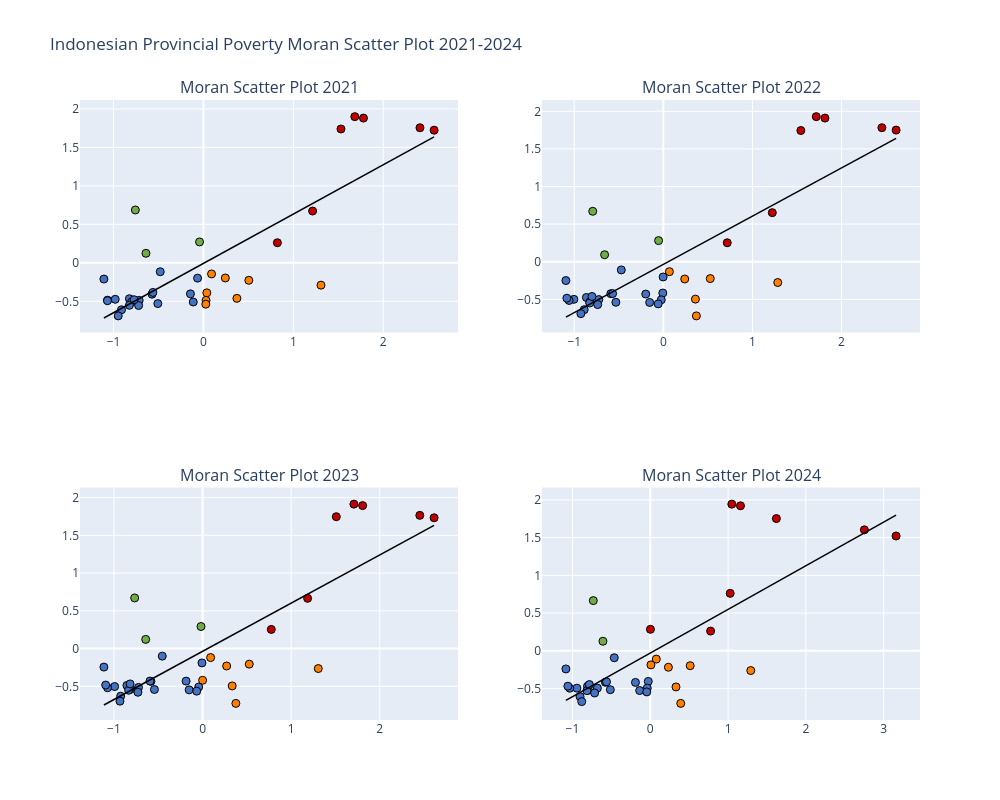

The cell this chart's notebook holds for it:
### Code cell
years = sorted(df['year'].unique())
fig_scatter = make_subplots(rows=2, cols=2, subplot_titles=[f'Moran Scatter Plot {y}' for y in years])

for idx, year in enumerate(years):
    row_idx = (idx // 2) + 1
    col_idx = (idx % 2) + 1
    
    df_t = df[df['year'] == year].copy().reset_index(drop=True)
    coords_t = list(zip(df_t['lon'].values, df_t['lat'].values))
    W_t = KNN.from_array(coords_t, k=5)
    W_t.transform = 'r'

    y = df_t['poverty_rate'].values
    moran = Moran(y, W_t, permutations=999)

    y_std = (y - y.mean()) / y.std()
    lag_y_std = libpysal.weights.lag_spatial(W_t, y_std)

    colors = []
    for yi, lyi in zip(y_std, lag_y_std):
        if yi >= 0 and lyi >= 0: colors.append('#C00000') # HH
        elif yi < 0 and lyi < 0: colors.append('#4472C4') # LL
        elif yi >= 0 and lyi < 0: colors.append('#FF7F00') # HL
        else: colors.append('#70AD47') # LH

    fig_scatter.add_trace(go.Scatter(x=y_std, y=lag_y_std, mode='markers', marker=dict(color=colors, size=8, line=dict(width=1, color='black')), showlegend=False), row=row_idx, col=col_idx)
    
    # regression line
    slope, intercept, r, p, se = stats.linregress(y_std, lag_y_std)
    x_line = np.array([y_std.min(), y_std.max()])
    fig_scatter.add_trace(go.Scatter(x=x_line, y=slope*x_line + intercept, mode='lines', line=dict(color='black', width=1.5), showlegend=False), row=row_idx, col=col_idx)

fig_scatter.update_layout(height=800, width=1000, title_text='Indonesian Provincial Poverty Moran Scatter Plot 2021-2024')
fig_scatter.write_json(OUTPUT_DIR / 'plot_moran_scatter.json')
fig_scatter.show()

### Figure 1 — Plotly figure (JSON) as saved in the notebook; plotly's stock layout.template omitted (floating-point values rounded to 4 significant figures)
{"data": [{"marker": {"color": ["#4472C4", "#4472C4", "#4472C4", "#4472C4", "#FF7F00", "#FF7F00", "#FF7F00", "#4472C4", "#4472C4", "#4472C4", "#4472C4", "#4472C4", "#FF7F00", "#4472C4", "#4472C4", "#4472C4", "#FF7F00", "#FF7F00", "#4472C4", "#4472C4", "#4472C4", "#4472C4", "#4472C4", "#70AD47", "#FF7F00", "#4472C4", "#70AD47", "#FF7F00", "#4472C4", "#C00000", "#70AD47", "#C00000", "#C00000", "#C00000", "#C00000", "#C00000", "#C00000"], "line": {"color": "black", "width": 1}, "size": 8}, "mode": "markers", "showlegend": false, "type": "scatter", "x": [-0.507, -0.8232, -0.7143, -0.5718, 0.03773, 0.3722, 0.02934, -0.981, -0.9109, -1.066, -0.5619, -0.1131, 0.0263, -0.1444, -0.7996, -1.107, 0.2434, 1.307, -0.7204, -0.9474, -1.067, -0.8232, -0.7707, -0.6389, 0.0903, -0.4804, -0.04304, 0.5048, -0.06513, 0.8225, -0.757, 1.53, 1.214, 1.683, 1.779, 2.408, 2.565], "xaxis": "x", "y": [-0.5296, -0.4664, -0.4881, -0.4077, -0.3902, -0.4618, -0.4874, -0.4741, -0.6105, -0.4853, -0.3847, -0.5092, -0.5371, -0.4034, -0.5084, -0.211, -0.1969, -0.2904, -0.5544, -0.6893, -0.4921, -0.552, -0.4796, 0.1235, -0.1445, -0.116, 0.2713, -0.2274, -0.1991, 0.261, 0.6864, 1.739, 0.6729, 1.899, 1.88, 1.754, 1.723], "yaxis": "y"}, {"line": {"color": "black", "width": 1.5}, "mode": "lines", "showlegend": false, "type": "scatter", "x": [-1.107, 2.565], "xaxis": "x", "y": [-0.717, 1.636], "yaxis": "y"}, {"marker": {"color": ["#FF7F00", "#4472C4", "#4472C4", "#4472C4", "#4472C4", "#4472C4", "#FF7F00", "#4472C4", "#4472C4", "#4472C4", "#4472C4", "#4472C4", "#4472C4", "#4472C4", "#4472C4", "#4472C4", "#4472C4", "#FF7F00", "#FF7F00", "#4472C4", "#4472C4", "#4472C4", "#4472C4", "#4472C4", "#70AD47", "#FF7F00", "#4472C4", "#70AD47", "#FF7F00", "#4472C4", "#C00000", "#70AD47", "#C00000", "#C00000", "#C00000", "#C00000", "#C00000", "#C00000"], "line": {"color": "black", "width": 1}, "size": 8}, "mode": "markers", "showlegend": false, "type": "scatter", "x": [0.3712, -0.5328, -0.8635, -0.7241, -0.5893, -0.006034, 0.3604, -0.02307, -1.004, -0.8883, -1.058, -0.5692, -0.1532, -0.05793, -0.1974, -0.8232, -1.094, 0.2403, 1.284, -0.7365, -0.9255, -1.083, -0.8263, -0.8008, -0.659, 0.06833, -0.4716, -0.05328, 0.5269, -0.002161, 0.7174, -0.7923, 1.544, 1.223, 1.717, 1.814, 2.453, 2.613], "xaxis": "x2", "y": [-0.7196, -0.5388, -0.4748, -0.5027, -0.4243, -0.4158, -0.4971, -0.5061, -0.4999, -0.6373, -0.5145, -0.4231, -0.5411, -0.5602, -0.4294, -0.532, -0.2502, -0.2294, -0.2761, -0.5693, -0.6897, -0.4846, -0.5486, -0.462, 0.09342, -0.1318, -0.1086, 0.2812, -0.2235, -0.2025, 0.2525, 0.6705, 1.745, 0.6527, 1.93, 1.91, 1.782, 1.75], "yaxis": "y2"}, {"line": {"color": "black", "width": 1.5}, "mode": "lines", "showlegend": false, "type": "scatter", "x": [-1.094, 2.613], "xaxis": "x2", "y": [-0.7357, 1.64], "yaxis": "y2"}, {"marker": {"color": ["#FF7F00", "#4472C4", "#4472C4", "#4472C4", "#4472C4", "#FF7F00", "#FF7F00", "#4472C4", "#4472C4", "#4472C4", "#4472C4", "#4472C4", "#4472C4", "#4472C4", "#4472C4", "#4472C4", "#4472C4", "#FF7F00", "#FF7F00", "#4472C4", "#4472C4", "#4472C4", "#4472C4", "#4472C4", "#70AD47", "#FF7F00", "#4472C4", "#70AD47", "#FF7F00", "#4472C4", "#C00000", "#70AD47", "#C00000", "#C00000", "#C00000", "#C00000", "#C00000", "#C00000"], "line": {"color": "black", "width": 1}, "size": 8}, "mode": "markers", "showlegend": false, "type": "scatter", "x": [0.3759, -0.5435, -0.8541, -0.7234, -0.5826, 0.0003088, 0.3344, -0.04351, -0.9925, -0.9245, -1.072, -0.5935, -0.1515, -0.06619, -0.1859, -0.8149, -1.114, 0.2718, 1.306, -0.7297, -0.9323, -1.093, -0.8345, -0.8181, -0.642, 0.09107, -0.455, -0.01769, 0.5269, -0.006733, 0.7757, -0.7664, 1.51, 1.186, 1.708, 1.807, 2.452, 2.613], "xaxis": "x3", "y": [-0.7256, -0.5417, -0.4879, -0.514, -0.4334, -0.4198, -0.4945, -0.509, -0.5026, -0.6305, -0.5192, -0.4297, -0.5466, -0.5636, -0.4306, -0.5403, -0.245, -0.2307, -0.2643, -0.5785, -0.6965, -0.4829, -0.5519, -0.468, 0.1219, -0.1189, -0.09999, 0.2925, -0.2061, -0.1897, 0.2538, 0.6711, 1.747, 0.6658, 1.914, 1.894, 1.765, 1.733], "yaxis": "y3"}, {"line": {"color": "black", "width": 1.5}, "mode": "lines", "showlegend": false, "type": "scatter", "x": [-1.114, 2.613], "xaxis": "x3", "y": [-0.747, 1.633], "yaxis": "y3"}, {"marker": {"color": ["#FF7F00", "#4472C4", "#4472C4", "#4472C4", "#4472C4", "#4472C4", "#FF7F00", "#4472C4", "#4472C4", "#4472C4", "#4472C4", "#4472C4", "#4472C4", "#4472C4", "#4472C4", "#4472C4", "#4472C4", "#FF7F00", "#FF7F00", "#4472C4", "#4472C4", "#4472C4", "#4472C4", "#4472C4", "#70AD47", "#FF7F00", "#4472C4", "#C00000", "#FF7F00", "#FF7F00", "#C00000", "#70AD47", "#C00000", "#C00000", "#C00000", "#C00000", "#C00000", "#C00000"], "line": {"color": "black", "width": 1}, "size": 8}, "mode": "markers", "showlegend": false, "type": "scatter", "x": [0.3916, -0.5132, -0.8065, -0.6796, -0.5766, -0.02558, 0.3304, -0.03874, -0.9427, -0.9025, -1.035, -0.5627, -0.1363, -0.04493, -0.1904, -0.7949, -1.084, 0.2329, 1.292, -0.7152, -0.8808, -1.059, -0.8142, -0.7825, -0.6084, 0.07736, -0.4629, 0.002281, 0.5131, 0.008473, 0.7755, -0.7322, 1.621, 1.027, 1.048, 1.159, 2.751, 3.159], "xaxis": "x4", "y": [-0.6957, -0.5147, -0.4683, -0.4937, -0.4167, -0.4045, -0.478, -0.4935, -0.4941, -0.6062, -0.4951, -0.4099, -0.5256, -0.5438, -0.4183, -0.5209, -0.2395, -0.2174, -0.2607, -0.5581, -0.6725, -0.468, -0.5273, -0.4465, 0.1272, -0.1095, -0.09152, 0.2855, -0.1966, -0.1858, 0.2619, 0.6656, 1.752, 0.7614, 1.944, 1.921, 1.603, 1.521], "yaxis": "y4"}, {"line": {"color": "black", "width": 1.5}, "mode": "lines", "showlegend": false, "type": "scatter", "x": [-1.084, 3.159], "xaxis": "x4", "y": [-0.6562, 1.798], "yaxis": "y4"}], "layout": {"annotations": [{"font": {"size": 16}, "showarrow": false, "text": "Moran Scatter Plot 2021", "x": 0.225, "xanchor": "center", "xref": "paper", "y": 1, "yanchor": "bottom", "yref": "paper"}, {"font": {"size": 16}, "showarrow": false, "text": "Moran Scatter Plot 2022", "x": 0.775, "xanchor": "center", "xref": "paper", "y": 1, "yanchor": "bottom", "yref": "paper"}, {"font": {"size": 16}, "showarrow": false, "text": "Moran Scatter Plot 2023", "x": 0.225, "xanchor": "center", "xref": "paper", "y": 0.375, "yanchor": "bottom", "yref": "paper"}, {"font": {"size": 16}, "showarrow": false, "text": "Moran Scatter Plot 2024", "x": 0.775, "xanchor": "center", "xref": "paper", "y": 0.375, "yanchor": "bottom", "yref": "paper"}], "height": 800, "title": {"text": "Indonesian Provincial Poverty Moran Scatter Plot 2021-2024"}, "width": 1000, "xaxis": {"anchor": "y", "domain": [0, 0.45]}, "xaxis2": {"anchor": "y2", "domain": [0.55, 1]}, "xaxis3": {"anchor": "y3", "domain": [0, 0.45]}, "xaxis4": {"anchor": "y4", "domain": [0.55, 1]}, "yaxis": {"anchor": "x", "domain": [0.625, 1]}, "yaxis2": {"anchor": "x2", "domain": [0.625, 1]}, "yaxis3": {"anchor": "x3", "domain": [0, 0.375]}, "yaxis4": {"anchor": "x4", "domain": [0, 0.375]}}}
